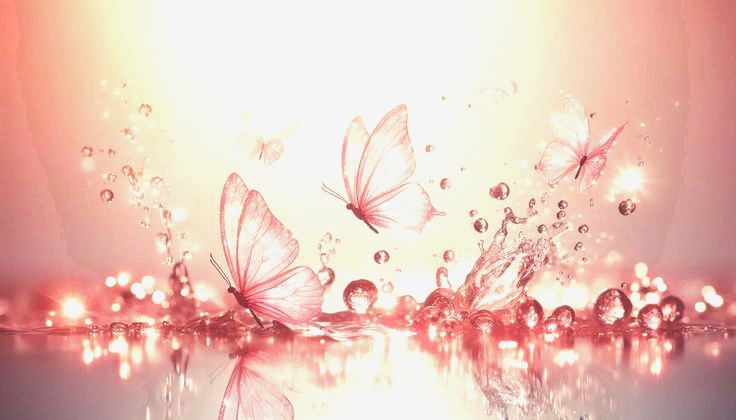
#> input picture media/edited_butterfly.jpg, 736 x 420 px
$ python -i style_analyzer.py   (imports and definitions only)   (older library calls are emulated)
#> lines starting #> are read from the running program, lines starting #| are printed output that depends on the picture; after the words box and inside, x2 and y2 are one past the last pixel; in counts of white or black regions, pixels touching at a corner belong together
import cv2
import numpy as np


def analyze_image(image_path):
    """
    Analyze a reference image and extract
    useful aesthetic editing parameters.
    """
#> called with image_path = '../media/edited_butterfly.jpg'

    image = cv2.imread(image_path)
#> image is the input picture: shape (420, 736, 3); mean B, G, R 184.7, 195.6, 233

    if image is None:
        raise ValueError("Could not read the image.")

    # Convert BGR to RGB
    rgb = cv2.cvtColor(image, cv2.COLOR_BGR2RGB)

    # Convert to HSV
    hsv = cv2.cvtColor(image, cv2.COLOR_BGR2HSV)
#> hsv: shape (420, 736, 3); mean H, S, V 29.1, 55.6, 233.2

    # Convert to LAB
    lab = cv2.cvtColor(image, cv2.COLOR_BGR2LAB)
#> lab: shape (420, 736, 3); mean of channels 0, 1, 2 209.3, 140.4, 139.3

    # --------------------------------------------------
    # 1. LIGHTNESS
    # --------------------------------------------------

    brightness = np.mean(lab[:, :, 0])
#> brightness = 209.3

    lightness = round(float((brightness - 128) * 0.8), 2)
#> lightness = 65.06

    # --------------------------------------------------
    # 2. CONTRAST
    # --------------------------------------------------

    gray = cv2.cvtColor(image, cv2.COLOR_BGR2GRAY)
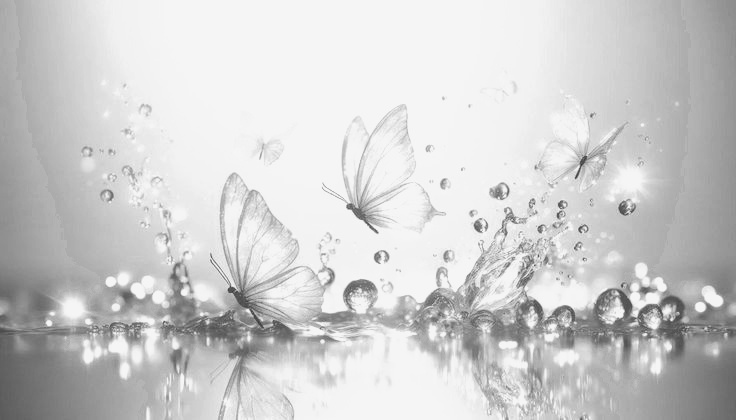
#> gray: shape (420, 736); min 50, max 250, mean 205.6

    contrast_std = np.std(gray)
#> contrast_std = 40.45

    contrast = round(float(contrast_std), 2)
#> contrast = 40.45

    # --------------------------------------------------
    # 3. SATURATION
    # --------------------------------------------------

    saturation_mean = np.mean(hsv[:, :, 1])
#> saturation_mean = 55.64

    saturation = round(
        float((saturation_mean - 127) * 0.8),
        2
    )
#> saturation = -57.09

    # --------------------------------------------------
    # 4. WARMTH
    # --------------------------------------------------

    red_mean = np.mean(rgb[:, :, 0])
#> red_mean = 233
    blue_mean = np.mean(rgb[:, :, 2])
#> blue_mean = 184.7

    warmth = round(
        float((red_mean - blue_mean) * 0.5),
        2
    )
#> warmth = 24.16

    # --------------------------------------------------
    # 5. HIGHLIGHTS
    # --------------------------------------------------

    bright_pixels = gray > 200
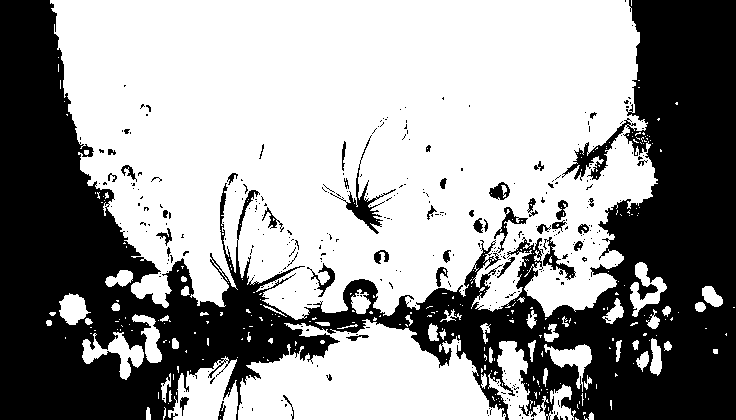
#> bright_pixels: shape (420, 736) bool; 59.9% white; 340 black regions (296 under 20 px), largest, box (x1, y1, x2, y2) and area: (0, 0, 736, 420) 118865, (330, 135, 396, 234) 811, (543, 237, 576, 280) 386

    if np.any(bright_pixels):
        highlight_value = np.mean(gray[bright_pixels])
#> highlight_value = 234.4
    else:
        highlight_value = 0

    highlight = round(
        float((highlight_value - 128) * 0.8),
        2
    )
#> highlight = 85.08

    # --------------------------------------------------
    # 6. SHADOWS
    # --------------------------------------------------

    dark_pixels = gray < 80
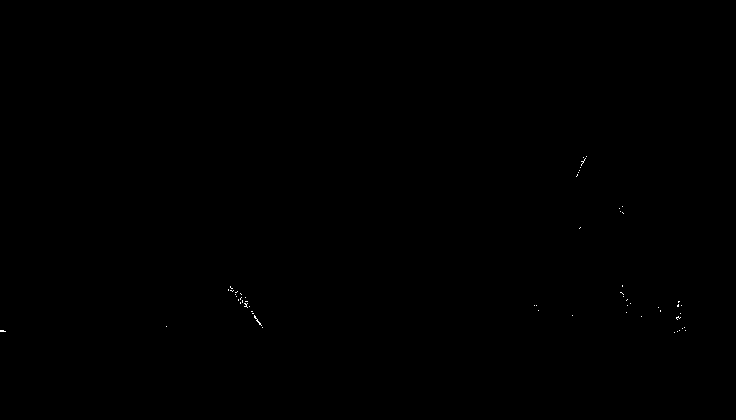
#> dark_pixels: shape (420, 736) bool; 0.05% white in thin lines or dots, all inside (x1, y1, x2, y2) = (0, 156, 686, 333)

    if np.any(dark_pixels):
        shadow_value = np.mean(gray[dark_pixels])
#> shadow_value = 74.51
    else:
        shadow_value = 0

    shadow = round(
        float((128 - shadow_value) * 0.8),
        2
    )
#> shadow = 42.79

    # --------------------------------------------------
    # 7. HUE
    # --------------------------------------------------

    hue_mean = np.mean(hsv[:, :, 0])
#> hue_mean = 29.05

    hue = round(
        float((hue_mean - 90) * 0.5),
        2
    )
#> hue = -30.47

    # --------------------------------------------------
    # 8. SHARPNESS
    # --------------------------------------------------

    sharpness_value = cv2.Laplacian(
        gray,
        cv2.CV_64F
    ).var()
#> sharpness_value = 411.5

    # Convert to a simple 0-100 style value
    sharpen = min(
        round(float(sharpness_value / 100), 2),
        100
    )
#> sharpen = 4.12

    # --------------------------------------------------
    # 9. COLOR PALETTE
    # --------------------------------------------------

    small_image = cv2.resize(
        rgb,
        (100, 100)
    )
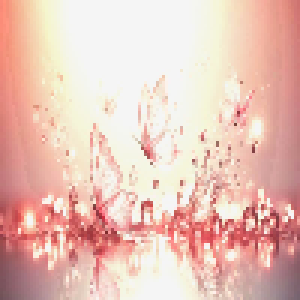
#> small_image: shape (100, 100, 3) (shown 3 times larger); mean R, G, B 233, 195.5, 184.6

    pixels = small_image.reshape(-1, 3).astype(
        np.float32
    )

    criteria = (
        cv2.TERM_CRITERIA_EPS
        + cv2.TERM_CRITERIA_MAX_ITER,
        20,
        1.0
    )

    number_of_colors = 5

    _, labels, centers = cv2.kmeans(
        pixels,
        number_of_colors,
        None,
        criteria,
        10,
        cv2.KMEANS_PP_CENTERS
    )
#> labels = 10000 values, max 4 at index 10, min 0 at index 4, mean 1.76; centers = [[236.8, 180.1, 164.8], [245.3, 244.1, 234.2], [221.6, 144.2, 137.9], [180.2, 97.27, 101.2], [244.3, 218.5, 196.4]]

    centers = np.uint8(centers)
#> centers = [[236, 180, 164], [245, 244, 234], [221, 144, 137], [180, 97, 101], [244, 218, 196]]

    color_palette = []

    for color in centers:
        color_palette.append({
            "r": int(color[0]),
            "g": int(color[1]),
            "b": int(color[2])
        })
#> this loop made 5 passes
#> after the loop, color_palette = 5 items

    # --------------------------------------------------
    # 10. HSL-LIKE INFORMATION
    # --------------------------------------------------

    hsl = {
        "dominant_hue": round(float(hue_mean), 2),
        "average_saturation": round(
            float(saturation_mean),
            2
        ),
        "average_brightness": round(
            float(brightness),
            2
        ),
        "palette": color_palette
    }

    # --------------------------------------------------
    # 11. CURVE
    # --------------------------------------------------

    curve = {
        "points": [
            [0, 0],
            [64, 64],
            [128, 128],
            [192, 192],
            [255, 255]
        ]
    }

    # --------------------------------------------------
    # 12. OTHER EFFECTS
    # --------------------------------------------------

    fade = 0
    tint = 0
    color = 0
    vignette = 0
    grain = 0

    # --------------------------------------------------
    # FINAL STYLE PROFILE
    # --------------------------------------------------

    style = {
        "lightness": lightness,
        "contrast": contrast,
        "warmth": warmth,
        "tint": tint,
        "saturation": saturation,
        "curve": curve,
        "hsl": hsl,
        "fade": fade,
        "highlight": highlight,
        "shadow": shadow,
        "color": color,
        "hue": hue,
        "vignette": vignette,
        "sharpen": sharpen,
        "grain": grain
    }

    return style

>>> result = analyze_image('../media/edited_butterfly.jpg')
#> result = 15 items
